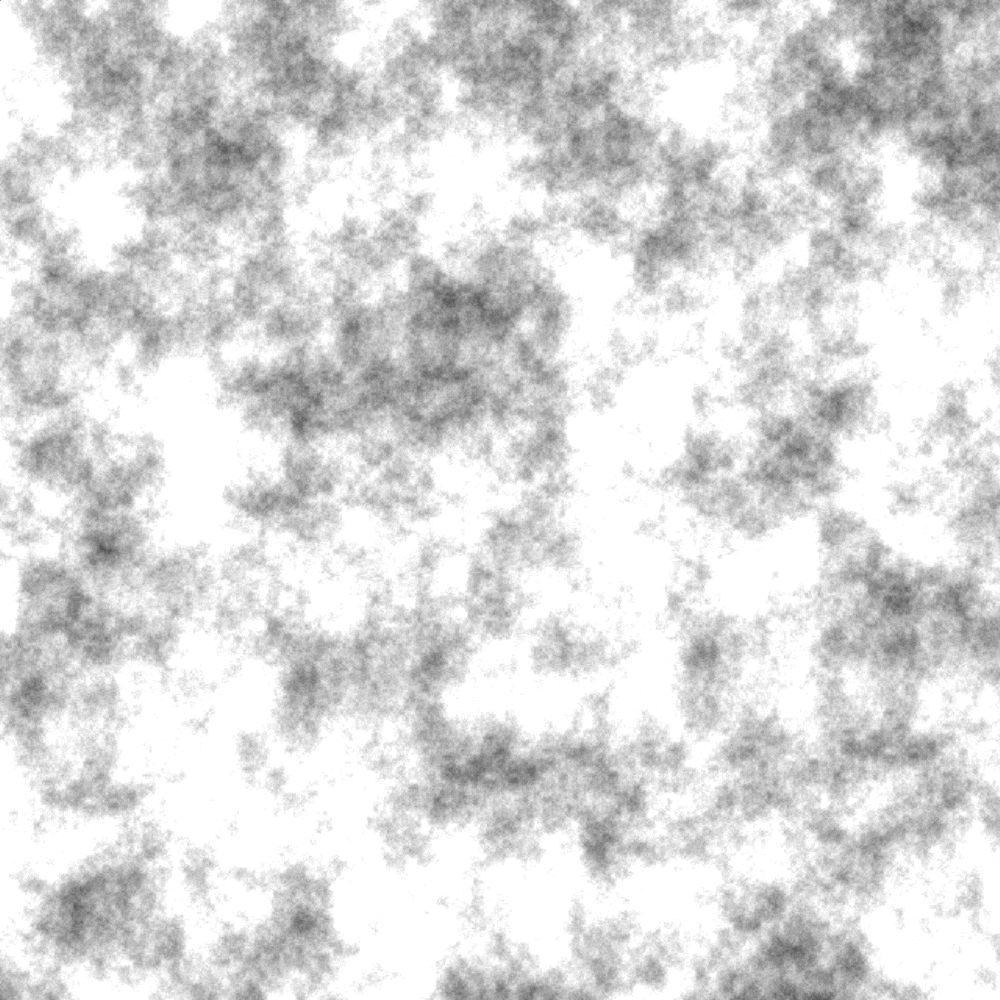
Frame 1 (no input)
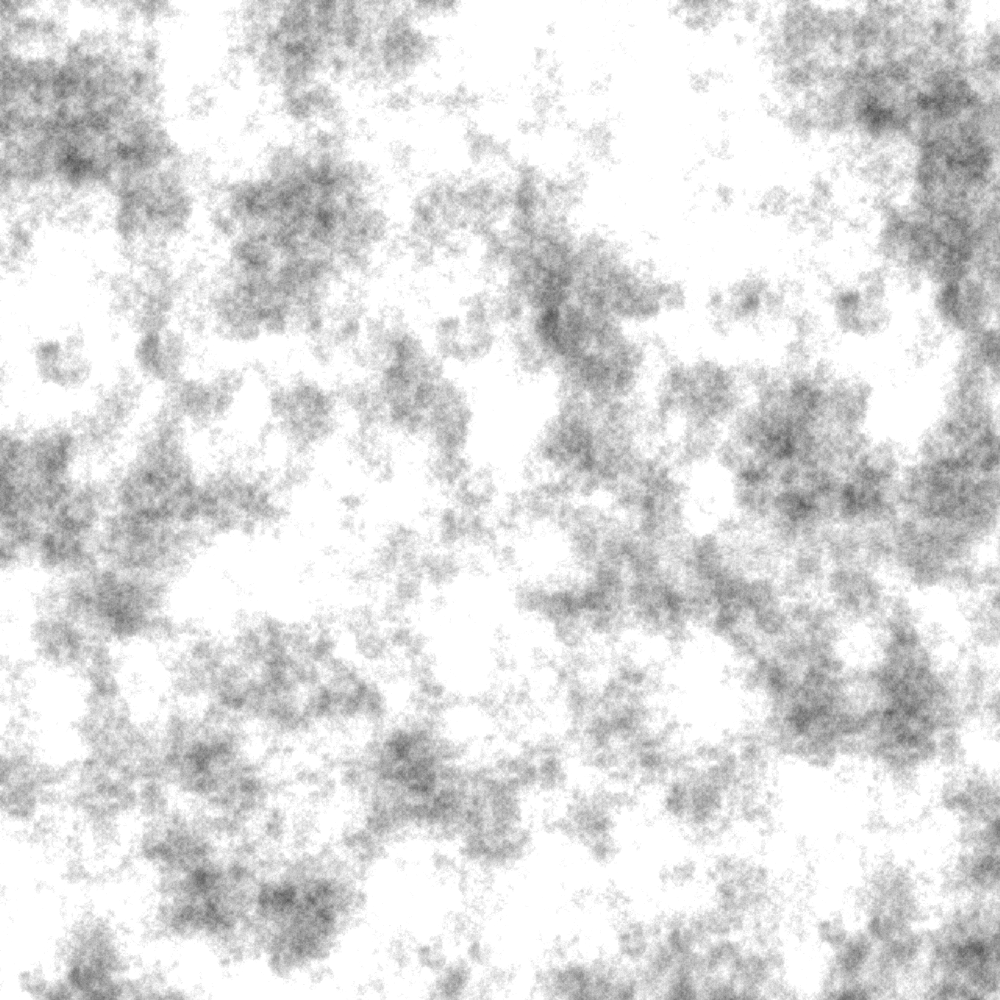
Frame 60 (the mouse pressed at the canvas centre just before this capture)
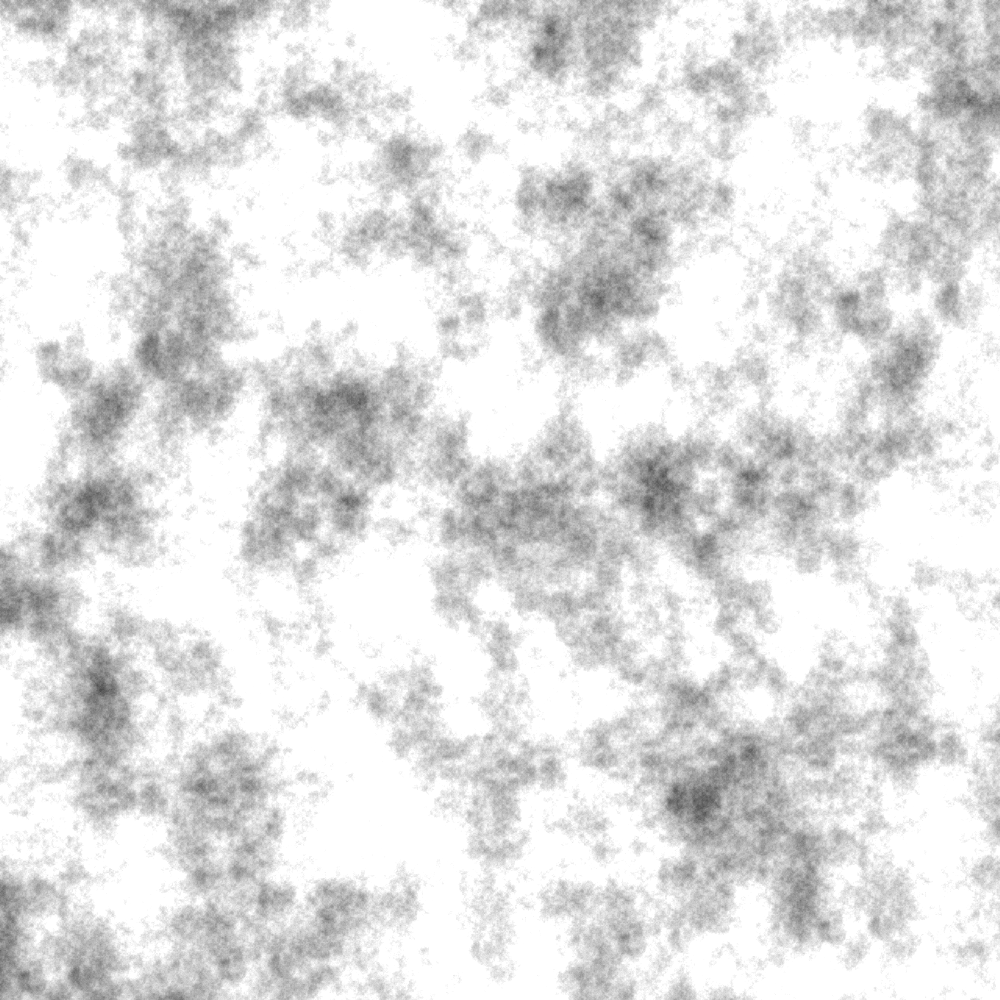
Frame 120 (the mouse held since frame 60 and released just before this capture)

The Processing sketch that drew these frames (run headless with seeded random() and noise(); from frame 60 on, the mouse is pressed at the canvas centre):

// Processing sketch: NoiseTests
// ── NoiseTests.pde
void setup() {
  size(1000,1000);
  background(255);
}

int zoff = 0; //[bold]
void draw() {
loadPixels();
/*for (int x = 0; x < width; x++) {
  for (int y = 0; y < height; y++) {
    // A random brightness!
    //float bright = random(255);
    float bright = map(noise(x,y),0,1,0,255);
    pixels[x+y*width] = color(bright);
  }
}*/

// Start xoff at 0.
float xoff = 0.0; //[bold]

for (int x = 0; x < width; x++) {
  // For every xoff, start yoff at 0.
  float yoff = 0.0; //[bold]

  for (int y = 0; y < height; y++) {
    // Use xoff and yoff for noise().
    float bright = map(noise(xoff,yoff,zoff),0,1,0,255); //[bold]
    noiseDetail(8,0.75);  
    // Use x and y for pixel location.
    pixels[x+y*width] = color(bright);
    // Increment yoff.
    yoff += 0.01; //[bold]
  }
  // Increment xoff.
  xoff += 0.01;  //[bold]
}

updatePixels();
  zoff += 1;
}
